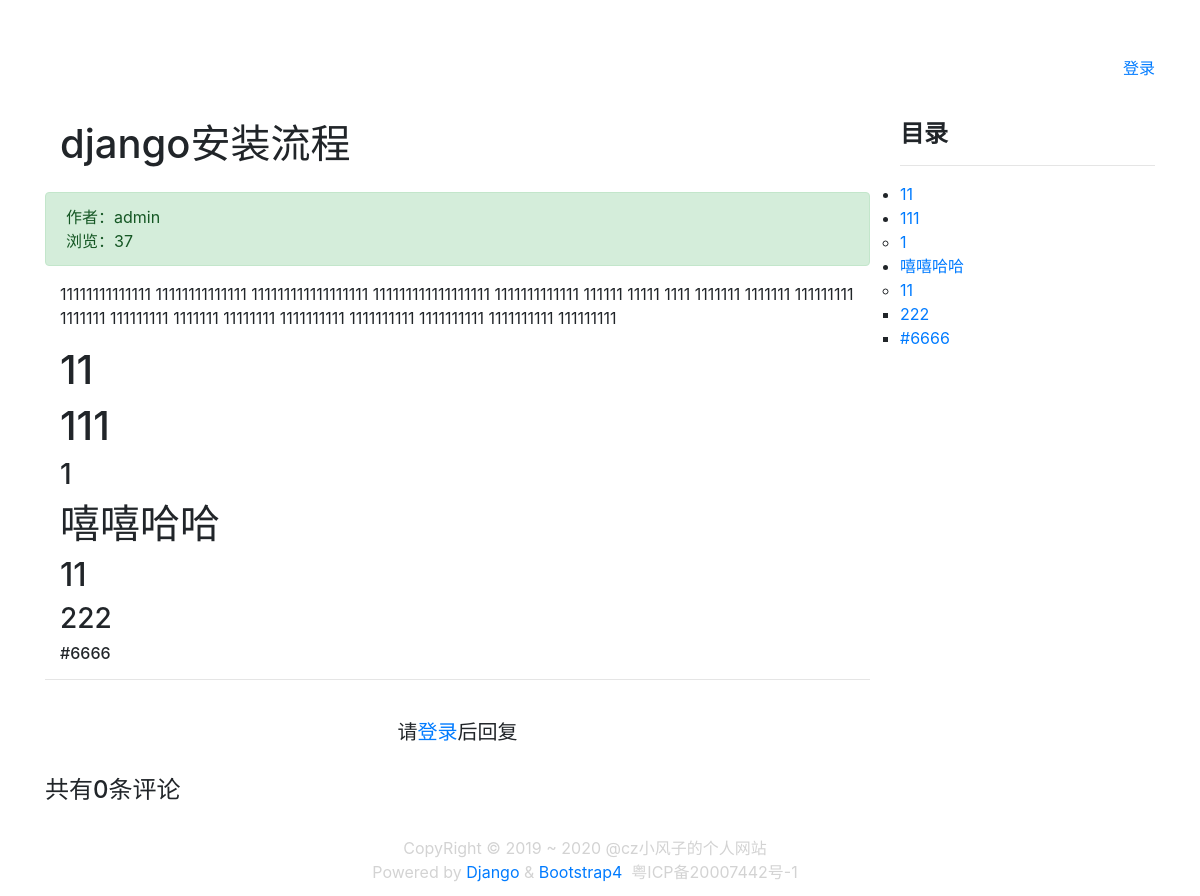
Page /article/article-detail/36/ on the committed database.
### article/models.py (models this page shows, shortened)
class ArticlePost(models.Model):
    author = models.ForeignKey(User, on_delete=models.CASCADE)
    title = models.CharField(max_length=100)
    body = RichTextField()
    created = models.DateTimeField(default=timezone.now)
    updated = models.DateTimeField(auto_now=True)
    total_views = models.PositiveIntegerField(default=0)
    tags = TaggableManager(blank=True)
    avatar = models.ImageField(upload_to='article/%Y%m%d/', blank=True)
    def save(self, *args, **kwargs):
        article = super(ArticlePost, self).save(*args, **kwargs)
        return article
    class Meta:
        ordering = ('-created',)
    column = models.ForeignKey(
        ArticleColumn,
        null=True,
        blank=True,
        on_delete=models.CASCADE,
        related_name='article'
    )

### article/views.py (the view)
# urls.py: path('article-detail/<int:id>/', views.article_detail, name='article_detail'),
def article_detail(request, id):
    article = ArticlePost.objects.get(id=id)
    comments = Comment.objects.filter(article=id)
    comment_form = CommentForm()
    article.total_views += 1
    article.save(update_fields=['total_views'])
    '''

    第一个参数是需要渲染的文章正文article.body
    第二个参数载入了常用的语法扩展，markdown.extensions.extra中包括了缩写、表格等扩展，
    markdown.extensions.codehilite则是后面要使用的代码高亮扩展。
    '''
    md = markdown.Markdown(
        extensions=[
            'markdown.extensions.extra',
            'markdown.extensions.codehilite',
            'markdown.extensions.toc',
        ]
    )
    '''
    先将Markdown类赋值给一个临时变量md，然后用convert()
    方法将正文渲染为html页面。通过md.toc将目录传递给模板。
    '''
    article.body = md.convert(article.body)
    context = { 'article': article,
                'toc': md.toc,
                'comments': comments,
                'comment_form': comment_form,
                }
    return render(request, 'article/detail.html', context)

### templates/article/detail.html (shortened to what this page needs)
{% extends "base.html" %}
{% load staticfiles %}
{% block content %}
<link rel="stylesheet" href="{% static 'prism/prism.css' %}">
<div class="container">
    <div class="row">
        <div class="col-9">
            <h1 class="col-12 mt-4 mb-4">{{ article.title }}</h1>
            <div class="col-12 alert alert-success">
                <div>
                    作者：{{ article.author }}
                </div>
                <div>
                    浏览：{{ article.total_views }}
                </div>
            </div>
            <div class="col-12">
                <p>
                    {{article.body|safe}}
                </p>
            </div>
            <hr>
            {% if user.is_authenticated %}
                <div>
                    <form
                            action="{% url 'comment:post_comment' article.id %}"
                            method="POST"
                    >
                    {% csrf_token %}
                            <div class="form-group">
                                <label for="body">
                                    <strong>
                                        我也要评论：
                                    </strong>
                                </label>
                                <div>
                                    {{ comment_form.media }}
                                    {{ comment_form.body }}
                                </div>
                            </div>
                            <button type="submit" class="btn btn primary">评论</button>
                        </form>
                </div>
                <br>
            {% else %}
                <br>
                <h5 class="row justify-content-center">
                    请<a href="{% url 'userinfo:login' %}">登录</a>后回复
                </h5>
                <br>
            {% endif %}
            <h4>共有{{ comments.count }}条评论</h4>
        </div>
        <div class="col-3 mt-4" id="sidebar" class="sidebar">
            <div class="sidebar__inner">
                <h4><strong>目录</strong></h4>
                <hr>
                <div>
                    {{ toc|safe }}
                </div>
            </div>
        </div>
    </div>
</div>
{% endblock content %}

### static/bizhi/bizhi.css (style rules this page uses)
* { margin: 0px; padding: 0px; }
body { background: transparent; }

### templates/article/detail.html (style rules this page uses)
.sidebar__inner { transform: translate(0, 0); transform: translate3d(0, 0, 0); will-change: position, transform; }

### templates/base.html (style rules this page uses)
html, body { height: 100%; margin: 0; }

### rows in the picture
ArticlePost: title "django安装流程", author "admin", total_views "37", body "11111111111111 11111111111111 111111111111111111 111111111111111111 1111111111111 111111 11111 1111 1111111 1111111 111111111 1111111 111111111 1111111 11111111 1111111111 1111111111 1111111111 1111111111 111111111 11 111 1 嘻嘻哈哈 11 222 #6666"

### other values in the picture
{{ comments.count }} "0"
{{ toc|safe }} "11 111 1 嘻嘻哈哈 11 222 #6666"
